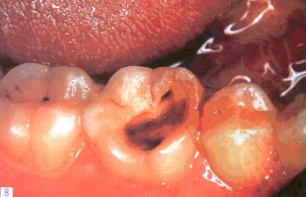
#> input picture badToothDetect-master+(2)-1/badToothDetect-master/tooth/1.png, 306 x 197 px, found by its file name; its folder holds only this picture in this run
$ python fill.py
#> lines starting #> are read from the running program, lines starting #| are printed output that depends on the picture; after the words box and inside, x2 and y2 are one past the last pixel; in counts of white or black regions, pixels touching at a corner belong together
import numpy as np
import os
import cv2 as cv
from matplotlib import pyplot as plt
from skimage import measure, color
from skimage.measure import label

dirpath = '/Users/JPEAC/OneDrive/바탕 화면/badToothDetect-master+(2)-1/badToothDetect-master/tooth'
newdir = '/Users/JPEAC/OneDrive/바탕 화면/badToothDetect-master+(2)-1/badToothDetect-master/fill_tooth'

if not os.path.exists(newdir):
    os.makedirs(newdir)

order = [int(i.strip(".png")) for i in os.listdir(dirpath) if i.endswith(".png")]
jpglist = [f"{i}.png" for i in sorted(order)]  # 비순차 프레임 직접 읽기

for i, png in enumerate(jpglist):
    old = dirpath + f'/{png}'
    img = cv.imread(old)  # numpy.array개체를 반환합니다. 배열은 다음 획득 임계값에 사용할 수 없습니다.
#> img is the input picture: shape (197, 306, 3); mean B, G, R 95.6, 113, 193.8
    #이미지 읽어올 때 흑백으로 불러오기
    img2 = img.copy() #추가

    # 컬러 이미지를 흑백 이미지(GRAY)로 변환
    imgray = cv.cvtColor(img, cv.COLOR_BGR2GRAY)
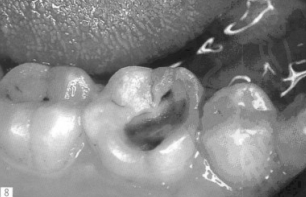
#> imgray: shape (197, 306); min 18, max 255, mean 135.2


    # 배열의 이치화


    # 대진법으로 자동 역치를 구하다
    # ret1, imgray = cv.threshold(imgray, 0, 255, cv.THRESH_OTSU)
    # 스스로 역치를 설정하다
    imgray[imgray < 100] = 0
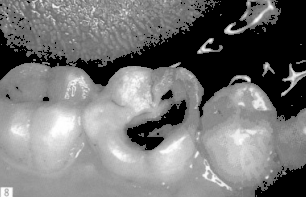
#> imgray: shape (197, 306); min 0, max 255, mean 117.6
    imgray[imgray >= 100] = 255
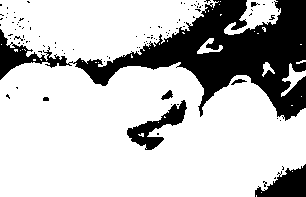
#> imgray: shape (197, 306); 75.4% white; 100 black regions (93 under 20 px), largest, box (x1, y1, x2, y2) and area: (0, 0, 306, 121) 12464, (127, 100, 187, 150) 993, (255, 164, 306, 197) 988

    # 연결 영역 추출


    # 알고리즘에 따라 임계값을 가져옵니다.

    # 임계값은 인접 영역의 평균값에서 가져옵니다.
    # imgray = cv.adaptiveThreshold(imgray, 255, cv.ADAPTIVE_THRESH_MEAN_C, cv.THRESH_BINARY, 11, 2)

    # 임계값은 인접한 영역의 가중치 합을 취하며 가중치는 가우스 창입니다.
    # imgray = cv.adaptiveThreshold(imgray, 255, cv.ADAPTIVE_THRESH_GAUSSIAN_C, cv.THRESH_BINARY, 11, 2)


    # MASK 그림 범위를 제한하기 위해 원본 그림을 보정합니다
    mask = 255 - imgray

    #  Marker 그림 만들기
    marker = np.zeros_like(imgray)
    marker[0, :] = 255
    marker[-1, :] = 255
    marker[:, 0] = 255
    marker[:, -1] = 255

    # 다음은 형태학적 홀 충전입니다.
    # 형태학적 재구성 ksize 전달된 커널 크기
    # 커널 모양 직사각형
    # SE = cv.getStructuringElement(shape=cv.MORPH_RECT, ksize=(3, 3))
    # 커널 형상 교차형
    SE = cv.getStructuringElement(shape=cv.MORPH_CROSS, ksize=(3, 3))
    # 커널 모양 타원
    # SE = cv.getStructuringElement(shape=cv.MORPH_ELLIPSE, ksize=(3, 3))
    while True:
        marker_pre = marker
        dilation = cv.dilate(marker, kernel=SE)
        marker = np.min((dilation, mask), axis=0)
        if (marker_pre == marker).all():
            break
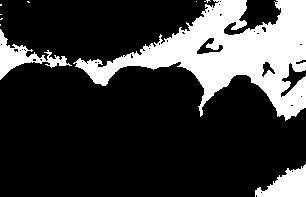
#> marker: shape (197, 306); 22.3% white; 10 white regions (7 under 20 px), largest, box (x1, y1, x2, y2) and area: (73, 0, 306, 121) 11398, (0, 29, 72, 80) 1026, (255, 164, 306, 197) 978
    dst = 255 - marker
    filling = dst - imgray
#> filling: shape (197, 306); 2.3% white; 113 white regions (108 under 20 px), largest, box (x1, y1, x2, y2) and area: (127, 100, 187, 150) 993, (161, 90, 173, 100) 64, (231, 79, 247, 85) 42, (251, 2, 260, 7) 26, (43, 97, 49, 101) 22

    """
    # 연결 도메인 추출 수행
    num_labels, labels, stats, centroids = cv.connectedComponentsWithStats(filling, connectivity=4)

    # 반환 값 보기
    # 연결역수
    print('num_labels = ', num_labels)
    # 연결 영역의 정보: 각 프로파일에 대응하는 x, y, width, height 및 면적
    print('stats = ', stats)
    # 연결 영역의 중심점
    print('centroids = ', centroids)
    # 각 픽셀의 라벨은 1, 2, 3.…이고 동일한 연결 도메인의 라벨은 동일합니다.
    print('labels = ', labels)

    # 서로 다른 연결 영역은 서로 다른 색을 부여한다
    output = np.zeros((img.shape[0], img.shape[1], 3), np.uint8)
    for i in range(1, num_labels):
        mask = labels == i
        output[:, :, 0][mask] = np.random.randint(0, 255)
        output[:, :, 1][mask] = np.random.randint(0, 255)
        output[:, :, 2][mask] = np.random.randint(0, 255)
    """


    # 반색 처리를 하다
    # filling = 255 - filling
    # 형태학 커널
    kernel = cv.getStructuringElement(cv.MORPH_RECT, (3, 3))

    # 먼저 계산을 닫았다가 다시 켜다.
    # filling = cv.morphologyEx(filling, cv.MORPH_CLOSE, kernel, 1)
    # 형태학적 처리: 오픈 연산
    filling = cv.morphologyEx(filling, cv.MORPH_OPEN, kernel, 1)
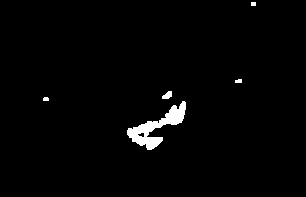
#> filling: shape (197, 306); 1.8% white; 5 white regions
    #


    # 이진화된 윤곽을 그립니다
    # contours, hierarchy = cv.findContours(filling, cv.RETR_TREE, cv.CHAIN_APPROX_SIMPLE)
    # 가장 바깥 실루엣만
    contours, hierarchy = cv.findContours(filling, cv.RETR_EXTERNAL, cv.CHAIN_APPROX_NONE)
#> contours = 5 contours, 3 with area under 20; largest, box (x1, y1, x2, y2) and area: (127, 101, 186, 150) 878, (162, 91, 172, 99) 42
    contour2, hierarchy = cv.findContours(filling, cv.RETR_EXTERNAL, cv.CHAIN_APPROX_SIMPLE)#추가
#> contour2 has the same summary as contours
    #최대의 윤곽을 선택하여 채운다
    area = []
    for k in range(len(contours)):
        area.append(cv.contourArea(contours[k]))
#> this loop made 5 passes
#> after the loop, area = [877.5, 14, 42.5, 15.5, 12]
    max_idx = np.argmax(np.array(area))
#> max_idx = 0


    #hull = cv2.convexHull(cnt)
    # 마지막은 라인의 두께감
    cv.drawContours(img, contours, max_idx, (212, 255,127 ), 1)
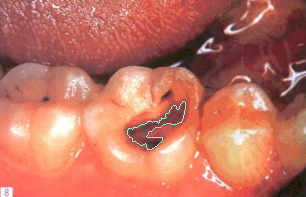
#> img: shape (197, 306, 3); 0.33% of pixels changed, all inside (x1, y1, x2, y2) = (127, 101, 186, 150)

    #추가
    for idx, cont in enumerate(contour2):
    # 랜덤한 컬러 추출 ---⑦
        color = [int(i) for i in np.random.randint(0,255, 3)]
    # 컨투어 인덱스 마다 랜덤한 색상으로 그리기 ---⑧
        cv.drawContours(img2, contour2, idx, color, 3)
#> this loop made 5 passes
#> color on passes 1 to 4: [172, 47, 117], [192, 67, 251], [195, 103, 9], [211, 21, 242]
#> (cont, color) on pass 5: ([[251, 2], [251, 5], [255, 5], [255, 2]], [36, 87, 70])
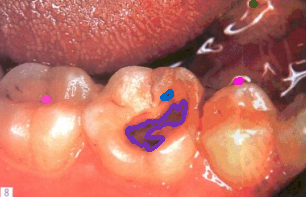
#> img2: shape (197, 306, 3); 2.1% of pixels changed, all inside (x1, y1, x2, y2) = (41, 0, 258, 152)


    # [9 lines of commented-out code are left out]


    new = newdir + f'/{png}'
    # cv2.imwrite(new, invert)
    cv.imwrite(new, img)
    cv.imwrite(new, img2)
    print(f'{i + 1} / {len(jpglist)}')

$ run again, on badToothDetect-master+(2)-1/badToothDetect-master/tooth/15.png
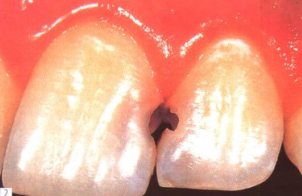
#> input picture badToothDetect-master+(2)-1/badToothDetect-master/tooth/15.png, 302 x 196 px, found by its file name
#> img is the input picture: shape (196, 302, 3); mean B, G, R 140, 162.1, 235.3
#> `imgray[imgray >= 100] = 255`:
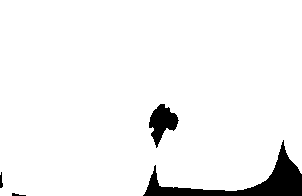
#> imgray: shape (196, 302); 94.9% white; 4 black regions, box (x1, y1, x2, y2) and area: (143, 140, 302, 196) 2269, (149, 104, 179, 148) 684, (0, 172, 3, 188) 33, (12, 193, 26, 196) 24
#> dst: shape (196, 302); 96.1% white; 3 black regions, box (x1, y1, x2, y2) and area: (143, 140, 302, 196) 2269, (0, 172, 3, 188) 33, (12, 193, 26, 196) 24
#> contours = 1 contour; box (x1, y1, x2, y2) and area: (149, 104, 178, 145) 621
#> contour2 has the same summary as contours
#> the loop `for k in range(len(contours)):` made 1 pass
#> after the loop `for k in range(len(contours)):`: area = [621]
#> max_idx = 0
#> img: shape (196, 302, 3); 0.18% of pixels changed, all inside (x1, y1, x2, y2) = (149, 104, 178, 145)
#> the loop `for idx, cont in enumerate(contour2):` made 1 pass
#> color on pass 1: [172, 47, 117]
#> after the loop `for idx, cont in enumerate(contour2):`:
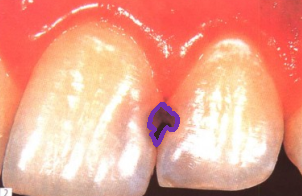
#> img2: shape (196, 302, 3); 0.88% of pixels changed, all inside (x1, y1, x2, y2) = (147, 102, 180, 147)

$ run again, on badToothDetect-master+(2)-1/badToothDetect-master/tooth/19.png
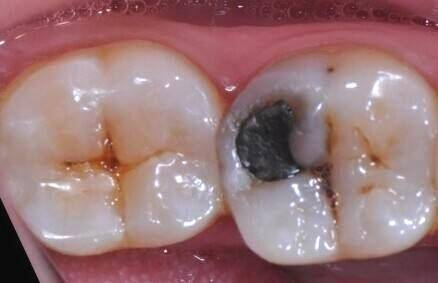
#> input picture badToothDetect-master+(2)-1/badToothDetect-master/tooth/19.png, 438 x 283 px, found by its file name
#> img is the input picture: shape (283, 438, 3); mean B, G, R 118.6, 116.6, 153.5
#> `imgray[imgray >= 100] = 255`:
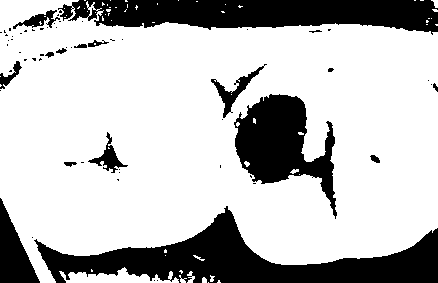
#> imgray: shape (283, 438); 74.7% white; 62 black regions (47 under 20 px), largest, box (x1, y1, x2, y2) and area: (34, 206, 438, 283) 12180, (58, 0, 438, 35) 9347, (234, 94, 337, 219) 6096
#> dst: shape (283, 438); 81.2% white; 7 black regions (2 under 20 px), largest, box (x1, y1, x2, y2) and area: (34, 206, 438, 283) 12180, (68, 0, 438, 35) 9161, (0, 198, 40, 283) 1750, (0, 61, 22, 89) 205, (433, 83, 438, 92) 25
#> contours = 20 contours, 11 with area under 20; largest, box (x1, y1, x2, y2) and area: (235, 95, 336, 209) 5779, (211, 67, 262, 117) 458, (90, 146, 123, 169) 293, (24, 11, 54, 27) 186, (62, 5, 72, 18) 72
#> contour2 has the same summary as contours
#> the loop `for k in range(len(contours)):` made 20 passes
#> after the loop `for k in range(len(contours)):`: area = [13, 4, 17.5, 37.5, 293, 18, 5779, 11, 458.5, 20, 16, 21, 15, 10.5, 4, 4, 17, 185.5, 33.5, 72]
#> max_idx = 6
#> img: shape (283, 438, 3); 0.4% of pixels changed, all inside (x1, y1, x2, y2) = (235, 95, 336, 209)
#> the loop `for idx, cont in enumerate(contour2):` made 20 passes
#> color on passes 1, 3, 4, 5, 6, 7, 8, 9: [172, 47, 117], [195, 103, 9], [211, 21, 242], [36, 87, 70], [216, 88, 140], [58, 193, 230], [39, 87, 174], [88, 81, 165]
#> after the loop `for idx, cont in enumerate(contour2):`:
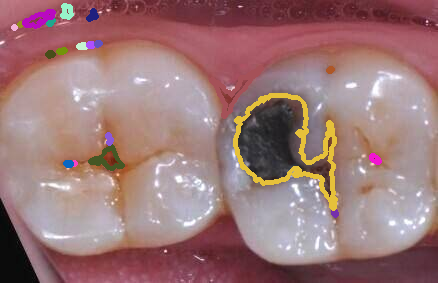
#> img2: shape (283, 438, 3); 4.03% of pixels changed, all inside (x1, y1, x2, y2) = (11, 3, 382, 218)

$ run again, on badToothDetect-master+(2)-1/badToothDetect-master/tooth/2.png
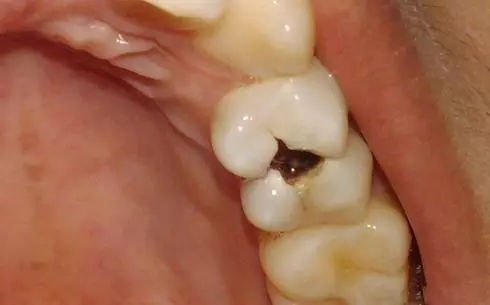
#> input picture badToothDetect-master+(2)-1/badToothDetect-master/tooth/2.png, 490 x 305 px, found by its file name
#> img is the input picture: shape (305, 490, 3); mean B, G, R 79.5, 106.3, 164
#> mask: shape (305, 490); 25.4% white; 52 white regions (45 under 20 px), largest, box (x1, y1, x2, y2) and area: (0, 0, 273, 305) 18852, (344, 0, 490, 305) 17259, (270, 138, 325, 181) 1199
#> dst: shape (305, 490); 75.8% white; 5 black regions (3 under 20 px), largest, box (x1, y1, x2, y2) and area: (0, 0, 273, 305) 18849, (344, 0, 490, 305) 17232
#> contours = 6 contours, 4 with area under 20; largest, box (x1, y1, x2, y2) and area: (270, 139, 324, 181) 1128, (313, 32, 328, 65) 270
#> contour2 has the same summary as contours
#> the loop `for k in range(len(contours)):` made 6 passes
#> after the loop `for k in range(len(contours)):`: area = [1128, 4, 4, 270.5, 18, 19]
#> max_idx = 0
#> img: shape (305, 490, 3); 0.09% of pixels changed, all inside (x1, y1, x2, y2) = (270, 139, 324, 181)
#> the loop `for idx, cont in enumerate(contour2):` made 6 passes
#> color on passes 1, 4, 5, 6: [172, 47, 117], [211, 21, 242], [36, 87, 70], [216, 88, 140]
#> after the loop `for idx, cont in enumerate(contour2):`:
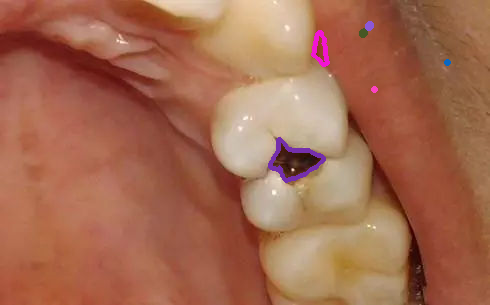
#> img2: shape (305, 490, 3); 0.84% of pixels changed, all inside (x1, y1, x2, y2) = (268, 21, 451, 183)
